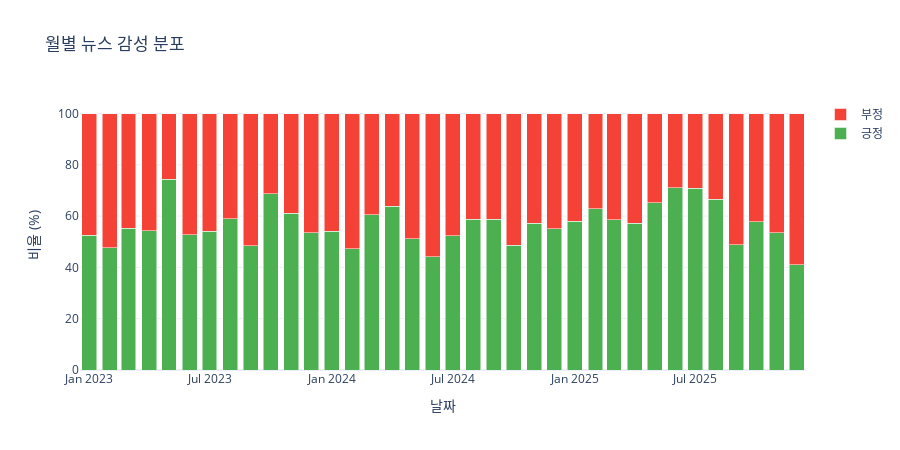

Write notebook code for a chart like this one.
### Markdown cell above
### 9-2. 긍정/부정 뉴스 비교

### Code cell
monthly_sentiment_dist = news_df.groupby(['year_month', 'sentiment_label']).size().unstack(fill_value=0)
monthly_sentiment_dist = monthly_sentiment_dist.div(monthly_sentiment_dist.sum(axis=1), axis=0) * 100
monthly_sentiment_dist = monthly_sentiment_dist.reset_index()
monthly_sentiment_dist['date'] = monthly_sentiment_dist['year_month'].dt.to_timestamp()

fig = go.Figure()

colors = {'긍정': '#4CAF50', '중립': '#9E9E9E', '부정': '#F44336'}

for sentiment in ['긍정', '중립', '부정']:
    if sentiment in monthly_sentiment_dist.columns:
        fig.add_trace(
            go.Bar(
                x=monthly_sentiment_dist['date'],
                y=monthly_sentiment_dist[sentiment],
                name=sentiment,
                marker_color=colors[sentiment],
                hovertemplate=f'{sentiment}: %{{y:.1f}}%<extra></extra>'
            )
        )

fig.update_layout(
    title='월별 뉴스 감성 분포',
    xaxis_title='날짜',
    yaxis_title='비율 (%)',
    barmode='stack',
    template='plotly_white',
    hovermode='x unified',
    height=450
)

fig.show()
